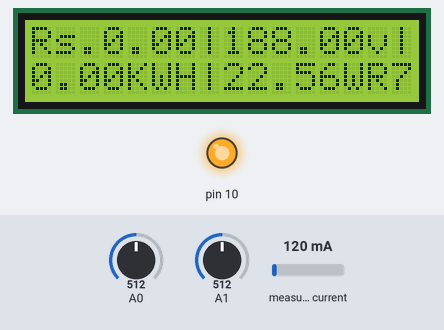
The sketch below on a simulated Arduino Uno, built with avr-gcc and run on an emulated ATmega328P. Parts: 16×2 character LCD, output pins drawn as LEDs (lit = HIGH). The inputs (shaded band) are chosen by the test bench; at power-on: A0 = 512, A1 = 512, measured current 120 mA. No radio packets arrive unless stated; what the sketch prints to the serial monitor is not drawn.

Above: at 24.3 s.
At 70.1 s:
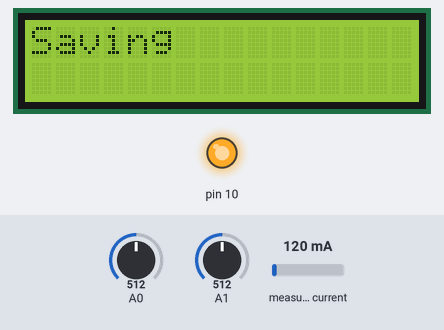

The sketch:

smart_meter_display_02032017.ino
```cpp
#include <EEPROM.h>
#include "EmonLib.h"
#include <LiquidCrystal.h>
#include <SPI.h>
#include <RF24Network.h>
#include <RF24Network_config.h>
#include <Sync.h>
#include <nRF24L01.h>
#include <RF24.h>
#include <RF24_config.h>


LiquidCrystal lcd(9, 8, 7,6,5,4);

EnergyMonitor emon1;
int i=0,z=0,saveaddress=50,costaddress,ack[7];
double start,t,cons,lastupdate,lastsave,room[7];
//char res[400];
float cost;
RF24 radio(2,3);

// Network uses that radio
RF24Network network(radio);

// Address of our node
const uint16_t this_node = 0;

// Address of the other node
const uint16_t other_node = 0;

// How often to send 'hello world to the other unit
const unsigned long interval = 2000; //ms

// When did we last send?
unsigned long last_sent;

// How many have we sent already
unsigned long packets_sent;
 struct packet{
  bool billpaid;
  float costperunit;
 };
// Structure of our payload
struct payload_t
{
  float kwh;
  int rno;
};
packet p;


void setup()
{
  costaddress=saveaddress+70;
  lcd.begin(16, 2);
  emon1.current(A1, 30);
  start=0;
  lastupdate=0;
  lastsave=0;
  EEPROM.get(saveaddress, cons);
 if(isnan(cons))
 cons=0;
  EEPROM.get(costaddress, cost);
 if(isnan(cost))
 cost=5;
 lcd.print("Connecting!!!");
 lcd.setCursor(0,1);
 lcd.print("Cons=");
 lcd.print(cons);
 delay(15000);
 Serial.begin(9600);
 delay(2000);
 Serial.flush();

 Serial.println("AT+CGATT?");
 delay(1000);
 toSerial();
 Serial.println("AT+SAPBR=3,1,\"CONTYPE\",\"GPRS\"");
 delay(2000);
 toSerial();
 Serial.println("AT+SAPBR=3,1,\"APN\",\"airtelgprs.com\"");
 delay(2000);
 toSerial();
 Serial.println("AT+SAPBR=1,1");
 delay(2000);
 toSerial();

 SPI.begin();
 radio.begin();
 network.begin(/*channel*/ 90, /*node address*/ other_node);

 for(z=0;z<7;z++)
 {
 room[z]=-1;
 ack[z]=-1;
 }
 lcd.clear();
 p = { false,cost };

}

void loop()
{
  lcd.setCursor(0,0);
  double Irms =emon1.calcIrms(1480);
  int asensor=analogRead(A1);
  int sensorValue = analogRead(A0);
  double vold=0,volm=0;
  if(sensorValue!=0){
    vold=sensorValue*0.00488758553;
    volm=round((vold+0.594286)/0.016429);
  }
  float power=volm*Irms;
  t=millis()-start;
  start=millis();
  t=t/1000;
  double temp;
  temp=t*power;
  temp=temp/1000;
  temp=temp/3600;
  cons=cons+temp;
  float concost=cons*cost;
  lcd.print("Rs.");
  lcd.print(concost);
  lcd.print("|");
  lcd.print(volm);
  lcd.print("v");
  lcd.print("|");
  lcd.print(Irms);
  lcd.print("A");
  lcd.setCursor(0,1);
  lcd.print(cons);
  lcd.print("KWH|");
  lcd.print(power);
  lcd.print("W");
  if((millis()-lastupdate)>70000)
  {
    lcd.clear();
    lcd.print("Saving");
    int ret=0;
    while((ret=savetoserver("7899194973",cons))==0){}
    lcd.clear();
    lcd.print("Saved");
    lastupdate=millis();
    delay(1000);
    lcd.clear();
  }
  if((millis()-lastsave)>300000)
  {
    EEPROM.put(saveaddress, cons);
    lastsave=millis();
  }

  network.update();
  while ( network.available() )
  {
    // If so, grab it and print it out
    RF24NetworkHeader header;
    payload_t payload;
    network.read(header,&payload,sizeof(payload));
    room[payload.rno]=payload.kwh;
   }
   for(z=1;z<3;z++)
   {
    if(ack[z]!=-1)
    {
      network.update();
      //lcd.clear();
      //lcd.print("Sending...");
      RF24NetworkHeader header(/*to node*/ z);
      bool ok = network.write(header,&p,sizeof(packet));
      if(ok)
      ack[z]=-1;
    }
   }
   for(z=1;z<=7;z++)
   {
    if(room[z]!=-1)
    {
      lcd.print("R");
      lcd.print(z);
      lcd.print("=");
      lcd.print(room[z]);
      lcd.print("|");
    }
   }
}


  void toSerial()
{
  while(Serial.available()!=0)
  {
    char ch=Serial.read();
  }
}
void recSerial()
{
}

int savetoserver(String mno,double powr)
{
   char res[400];
   Serial.println("AT+HTTPINIT");
   delay(2000);
   toSerial();

   String URL="AT+HTTPPARA=\"URL\",\"http://konsole.netau.net/update.php?meterno=";
   URL.concat(mno);
   URL.concat("&reading=");
   URL.concat(powr);
   for(z=1;z<7;z++)
  {
    if(room[z]!=-1)
    {
    URL.concat("&R");
   URL.concat(z);
   URL.concat("=");
   URL.concat(room[z]);
    }
  }
   URL.concat("\"");
   Serial.println(URL);
   delay(2000);
   toSerial();

   Serial.println("AT+HTTPACTION=0");
   delay(6000);
   toSerial();

   Serial.println("AT+HTTPREAD");
   delay(1000);
   //recSerial();

  while(Serial.available()!=0 && i<400)
  {
    res[i++]=Serial.read();
  }
   Serial.println("");
   Serial.println("AT+HTTPTERM");
   toSerial();
   delay(300);
   Serial.println("");
  char *x;
   if(x=strstr(res,"aaa"))
   {

    char c[10];
    int i=0;
    while(x[i]=='a')
    i++;
    int j=0;
    while(x[i]!='a')
    {
      c[j]=x[i];
      i++;
      j++;
    }
    //Serial.println(x);
    //Serial.println(c);
    String aa=String(c);
    float price=aa.toFloat();
    //Serial.println(p);
    p.billpaid=false;
    p.costperunit=price;
    cost=price;
    EEPROM.put(costaddress,price);
    for(z=1;z<7;z++)
    ack[z]=1;
    }

   if(strstr(res,"reset2414"))
   {
   cons=0;
   EEPROM.put(saveaddress,cons);
   p.billpaid=true;
   for(z=1;z<7;z++)
    ack[z]=1;

   }


   if(strstr(res,"recordinserted2414")){
   //Serial.println("record inserted");
   i=0;
   return 1;
   }
   else
   {
    //Serial.println("record not inserted");
    i=0;
    return 0;
   }

   delay(10000);


}
```

Measured:
- what the display in image 0 shows lasts 45.8 s, from 24.3 s to 70.1 s
